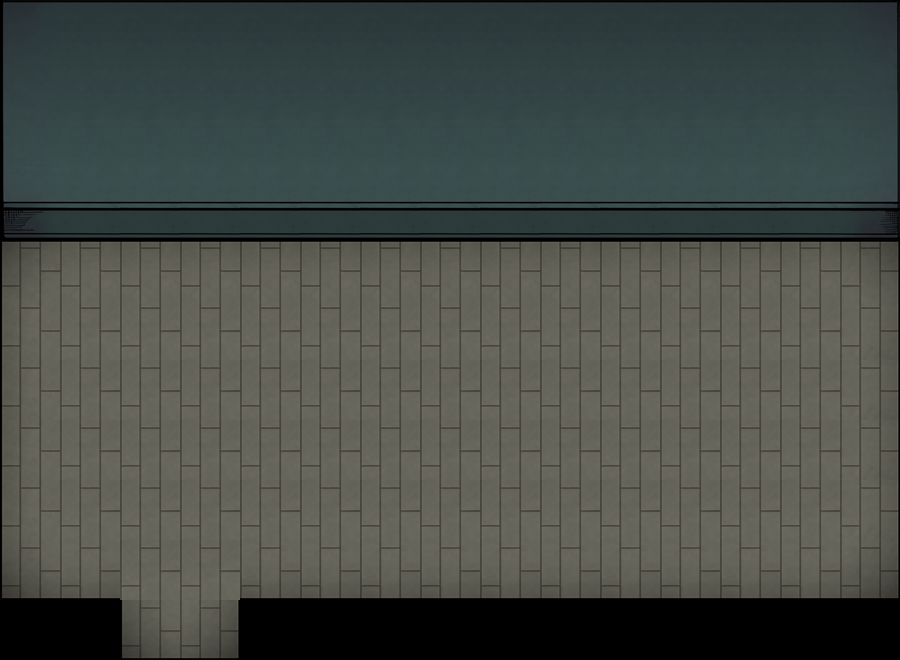

This game map was drawn from its Tiled (.tmx) file and the tilesets committed beside it. A one-line description and the trimmed map source follow:
An orthogonal 15x11 tile map with 60x60 px tiles, 1 tile layer (圖塊層 1), 2 tilesets.

<map version="1.0" orientation="orthogonal" renderorder="left-up" width="15" height="11" tilewidth="60" tileheight="60" nextobjectid="1">
 <tileset firstgid="1" name="1-2_hall_ControlRoom_floor" tilewidth="60" tileheight="60" tilecount="9">
  <image source="../img/1-2_hall_ControlRoom_floor.png" trans="ff00ff" width="180" height="180" />
 </tileset>
 <tileset firstgid="10" name="1-2_hall_ControlRoom_wall" tilewidth="60" tileheight="60" tilecount="12">
  <image source="../img/1-2_hall_ControlRoom_wall.png" trans="ff00ff" width="180" height="240" />
 </tileset>
 <layer name="圖塊層 1" width="15" height="11">
  <data>[165 cells, 152 non-empty, 21 distinct tile ids]</data>
 </layer>
</map>
